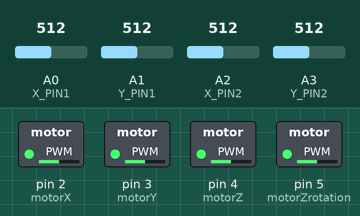
A sketch run on a simulated Arduino Mega 2560, built with avr-gcc and run on an emulated ATmega2560. Parts: switched loads named in the sketch (green lamp = pin HIGH). The inputs (shaded band) are chosen by the test bench; at power-on: A0 (X_PIN1) = 512, A1 (Y_PIN1) = 512, A2 (X_PIN2) = 512, A3 (Y_PIN2) = 512.

Above: at 1.2 s.
1.3 s: A0 (X_PIN1) set to 716
At 2.5 s:
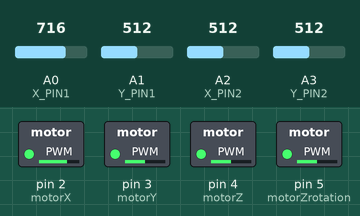
2.8 s: A1 (Y_PIN1) set to 716
At 3.7 s:
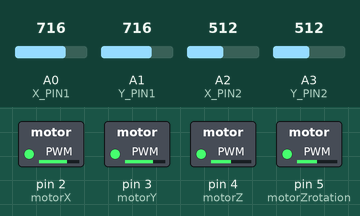
4.3 s: A2 (X_PIN2) set to 716
At 4.8 s:
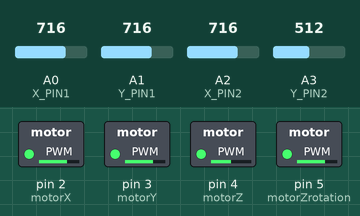
5.8 s: A3 (Y_PIN2) set to 716
At 7.0 s:
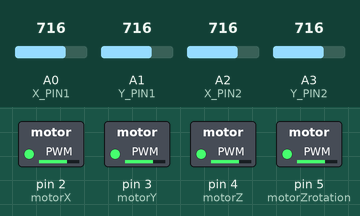
7.3 s: A0 (X_PIN1) set to 992
At 8.3 s:
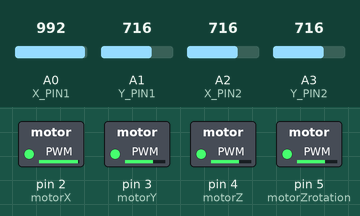
8.8 s: A1 (Y_PIN1) set to 992
At 9.4 s:
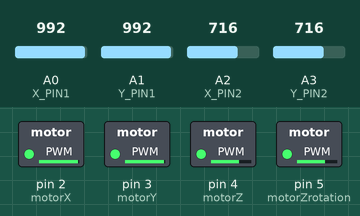
Timing chart, 0 to 11.3 s (numbered marks = the images above; inputs shaded):
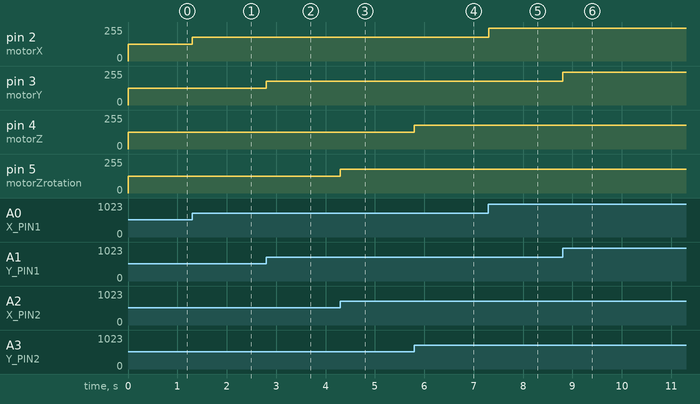

The sketch:

JoystickInput.ino
```cpp
//This setup assumes that the left joystick (joystick 1) controls x and y movement (horizontal and vertical on the joystick respectively) and joystick 2 controls z movement(vertical) and z rotation(horizontal)

//pin 13 is a bad pin to use with pull up resistor because it also powers on-board led leading to voltage high=1.7v instead of 5v
//speed control will be PWM because of its greater and constant torque, and because it is more efficient
//pins 5 and 6 will have higher than expected duty cycles when used with PWM
//analogWriteResolution of Mega is 8 bits (255)
//pwm is supported for arduino mega on pins 2-13, 44-46 at approximately 490 Hz

const int SW_PIN1=0;                            //Input setup, SW_PIN is joystick push button
const int SW_PIN2=1;
const int X_PIN1=A0;
const int X_PIN2=A2;
const int Y_PIN1=A1;
const int Y_PIN2=A3;

const int motorX=2;                             //output setup (motor setup)
const int motorY=3;
const int motorZ=4;
const int motorZrotation=5;


bool emergencyMode = false;                     //emergency ability set up, emergency mode can be initiated and ended by pressing down both joysticks
bool emergencyInitiatePreviously= false;

void setup(){
	pinMode(SW_PIN1, INPUT_PULLUP);               //input set up, to learn what pull up resistors do ask Ahsan
	pinMode(SW_PIN2, INPUT_PULLUP);
	pinMode(X_PIN1, INPUT);
	pinMode(X_PIN2, INPUT);
	pinMode(Y_PIN1, INPUT);
	pinMode(Y_PIN2, INPUT);

	pinMode(motorX, OUTPUT);
	pinMode(motorY, OUTPUT);
	pinMode(motorZ, OUTPUT);
	pinMode(motorZrotation, OUTPUT);


	emergencyMode=false;
  emergencyInitiatePreviously=false;
	Serial.begin(9600);
}


void loop(){
	if (digitalRead(SW_PIN1)== LOW && digitalRead(SW_PIN2)== LOW){                      //emergency code, stability needs to be tested because reliability of joystick button is unknown
		if (!emergencyInitiatePreviously){
			String message;
			if(emergencyMode){
				message= ("Emergency over %d from time of program start\n",millis()/1000);
				Serial.print(message);
			}else{
				message= "Emergency started %d from time of program start\n", millis()/1000;
				Serial.print(message);
			}
		}
		emergencyInitiatePreviously=true;
	}
  if (emergencyMode){                                                                 //no inputs are read and all outputs are zero when in emergency mode
    analogWrite(motorX, 0);
    analogWrite(motorY, 0);
    analogWrite(motorZ, 0);
    analogWrite(motorZrotation, 0);

		return;
	}

	analogWrite(motorX, map(analogRead(X_PIN1), 0, 1023, 0, 255));                      //sets motor speeds using PWM, talk to Ahsan if you want to learn more
	analogWrite(motorY, map(analogRead(Y_PIN1), 0, 1023, 0, 255));
	analogWrite(motorZrotation, map(analogRead(X_PIN2), 0, 1023, 0, 255));
	analogWrite(motorZ, map(analogRead(Y_PIN2), 0, 1023, 0, 255));


}
```

Measured:
- after the input at 1.3 s, pin 2 (motorX): 127/255 → 178/255 at once
- after the input at 2.8 s, pin 3 (motorY): 127/255 → 178/255 at once
- after the input at 4.3 s, pin 5 (motorZrotation): 127/255 → 178/255 at once
- after the input at 5.8 s, pin 4 (motorZ): 127/255 → 178/255 at once
- after the input at 7.3 s, pin 2 (motorX): 178/255 → 247/255 at once
- after the input at 8.8 s, pin 3 (motorY): 178/255 → 247/255 at once
